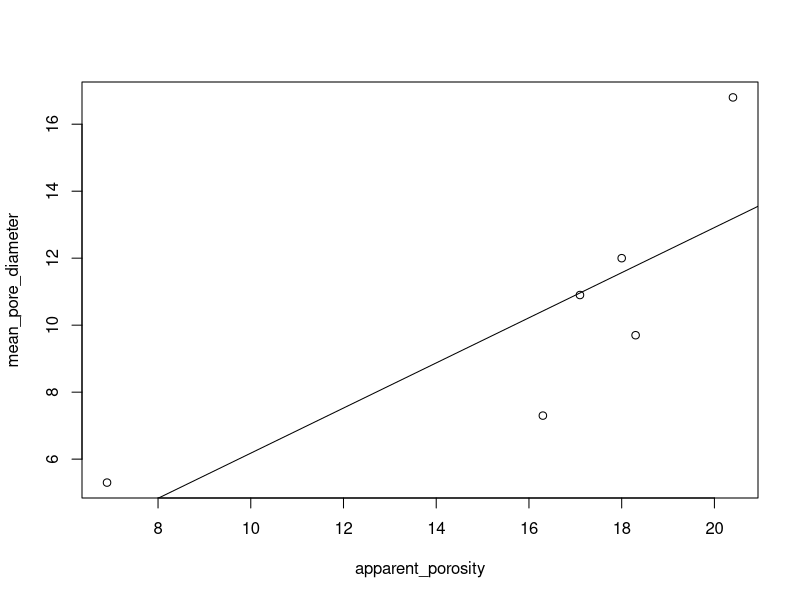

The R source for this figure:
apparent_porosity = c(18.0,18.3,16.3,6.9,17.1,20.4)
mean_pore_diameter = c(12,9.7,7.3,5.3,10.9,16.8)
brick_data = data.frame(apparent_porosity, mean_pore_diameter)
plot(apparent_porosity,mean_pore_diameter)
cor(apparent_porosity,mean_pore_diameter)
fit.lm = lm(mean_pore_diameter ~ apparent_porosity)
coeffs=coefficients(fit.lm); coeffs
abline(fit.lm)
summary(fit.lm)
sigma = sd(apparent_porosity)
x_bar = mean(apparent_porosity)
x_sum_squa = sum(apparent_porosity^2)
SSxx = x_sum_squa-((x_bar)^2)/length(apparent_porosity)
sigma_y = (sigma)*((1/6)*((10-x_bar)^2)/1637.2)^(1/2)